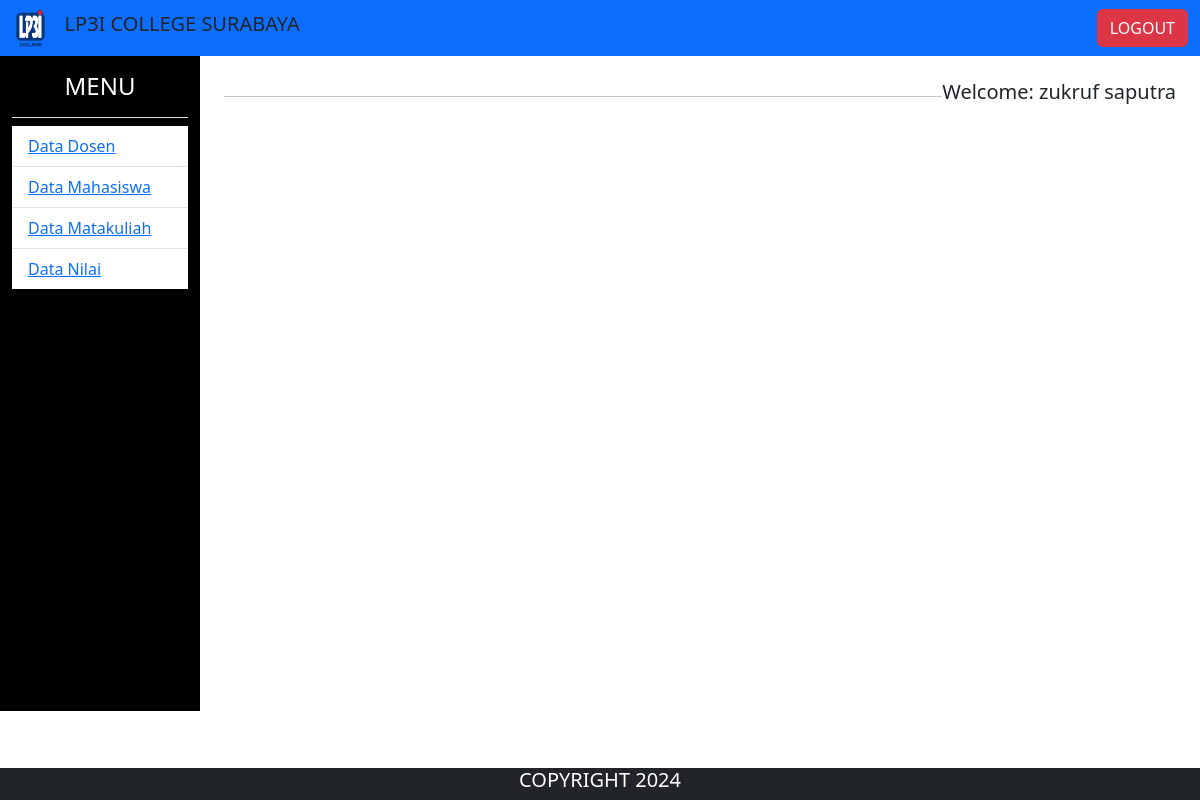
The page /admin/staff.php (signed in) on the database its author committed.
### tables this page shows
CREATE TABLE `mst_menus` (
  `menuid` int(11) NOT NULL,
  `menu_name` varchar(30) NOT NULL,
  `menu_link` varchar(30) NOT NULL,
  `isactive` tinyint(1) NOT NULL
);

### admin/staff.php (the view, shortened to what this page needs)
<?php
if (isset($_SESSION['userlogin'])) {
    require_once('../config/koneksidb.php');
?>
    <!DOCTYPE html>
    <html lang="en">
    <head>
        <link href="https://cdn.jsdelivr.net/npm/bootstrap@5.3.3/dist/css/bootstrap.min.css" rel="stylesheet">
        <link rel="stylesheet" href="https://cdn.jsdelivr.net/npm/bootstrap-icons@1.11.3/font/bootstrap-icons.min.css">
        <link rel="stylesheet" href="../assets/adminstyle.css" />
    </head>
    <body class="d-flex flex-column min-vh-100">
        <nav class="navbar navbar-expand-lg bg-primary">
            <div class="container-fluid">
                <img src="../assets/img/LOGO-04.png" alt="Logo" style="height: 40px;">
                <h5>
                    <span class="mx-3" style="float: right;"> LP3I COLLEGE SURABAYA</span>
                </h5>
                <div class="collapse navbar-collapse justify-content-end" id="navbarSupportedContent">
                    <a href="logout.php" class="btn btn-danger">LOGOUT</a>
                </div>
            </div>
        </nav>
        <div class="container-fluid">
            <div class="row">
                <div class="col-md-2 bg-black left-menu menuscol">
                    <h4 class="p-3 text-white text-center border-bottom">MENU</h4>
                    <ul class="list-group list-group-flush">
                        <?php
                        $stmt = $cn_mysql->prepare("SELECT * FROM mst_menus WHERE isactive=1");
                        $stmt->execute();
                        $result = $stmt->get_result();
                        while ($d = $result->fetch_assoc()) {
                            echo '<li class="list-group-item"><a href="' . $d["menu_link"] . '">' . $d["menu_name"] . '</a></li>';
                        }
                        ?>
                    </ul>
                </div>
                <div class="col-md-10 p-4">
                    <?php
                    if (!isset($_GET['modul'])) {
                    ?>
                        <h5><span style="float: right;"> Welcome: <?php echo $_SESSION['loginname']; ?></span></h5>
                        <hr>
                </div>
            <?php
                    }
            ?>
            </div>
        </div>
        <footer class="bg-dark text-white footer mt-auto">
            <div class="container">
                <div class="row">
                    <h5 class="text-center">COPYRIGHT 2024</h5>
                </div>
            </div>
        </footer>
    </body>
    </html>
<?php
} else {
    echo "<script>alert('Memerlukan login');</script>";
    echo "<meta http-equiv='refresh' content='0;url=../index.php'>";
    exit;
}
?>

### assets/adminstyle.css (style rules this page uses)
.menuscol { padding-bottom: 52.8vh; }

### rows shown on the page
mst_menus: menu_name "Data Dosen"
mst_menus: menu_name "Data Mahasiswa"
mst_menus: menu_name "Data Matakuliah"
mst_menus: menu_name "Data Nilai"

### other values the page prints
$_SESSION['loginname'] "zukruf saputra"
